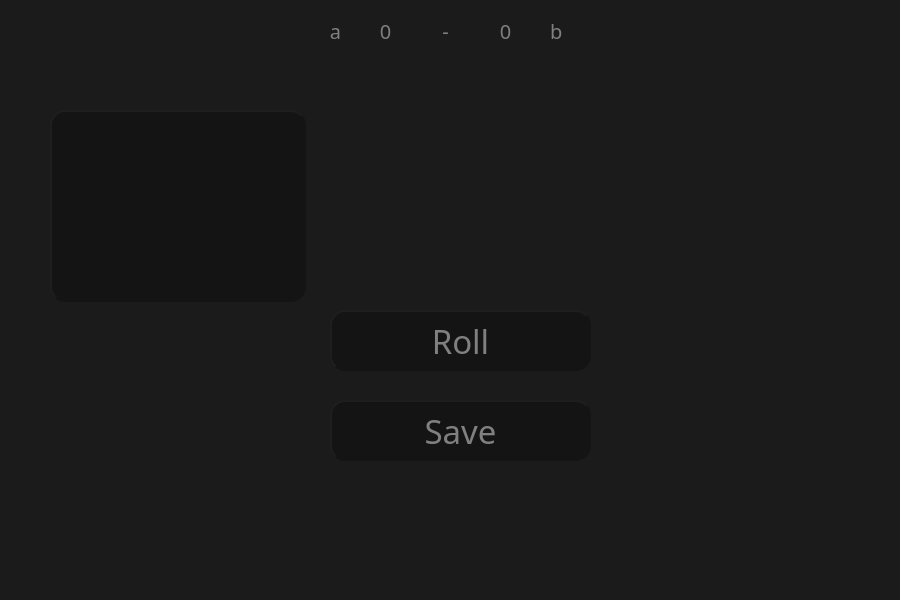
<?xml version="1.0" encoding="UTF-8"?>
<ui version="4.0">
 <class>GameWindow</class>
 <widget class="QMainWindow" name="GameWindow">
  <property name="enabled">
   <bool>true</bool>
  </property>
  <property name="geometry">
   <rect>
    <x>0</x>
    <y>0</y>
    <width>900</width>
    <height>600</height>
   </rect>
  </property>
  <property name="windowTitle">
   <string>MainWindow</string>
  </property>
  <property name="styleSheet">
   <string notr="true">background-color:rgb(27, 27, 27)</string>
  </property>
  <widget class="QWidget" name="centralwidget">
   <widget class="QLabel" name="ScoreNameMe">
    <property name="geometry">
     <rect>
      <x>170</x>
      <y>10</y>
      <width>171</width>
      <height>41</height>
     </rect>
    </property>
    <property name="font">
     <font>
      <family>Stencil</family>
      <pointsize>15</pointsize>
     </font>
    </property>
    <property name="styleSheet">
     <string notr="true">color: gray;</string>
    </property>
    <property name="text">
     <string>a</string>
    </property>
    <property name="alignment">
     <set>Qt::AlignRight|Qt::AlignTrailing|Qt::AlignVCenter</set>
    </property>
   </widget>
   <widget class="QLabel" name="ScoreNameOpp">
    <property name="geometry">
     <rect>
      <x>550</x>
      <y>10</y>
      <width>181</width>
      <height>41</height>
     </rect>
    </property>
    <property name="font">
     <font>
      <family>Stencil</family>
      <pointsize>15</pointsize>
     </font>
    </property>
    <property name="styleSheet">
     <string notr="true">color: gray;</string>
    </property>
    <property name="text">
     <string>b</string>
    </property>
   </widget>
   <widget class="QLabel" name="Line">
    <property name="geometry">
     <rect>
      <x>430</x>
      <y>10</y>
      <width>31</width>
      <height>41</height>
     </rect>
    </property>
    <property name="font">
     <font>
      <family>Stencil</family>
      <pointsize>15</pointsize>
     </font>
    </property>
    <property name="styleSheet">
     <string notr="true">color: gray;</string>
    </property>
    <property name="text">
     <string>-</string>
    </property>
    <property name="alignment">
     <set>Qt::AlignCenter</set>
    </property>
   </widget>
   <widget class="QLabel" name="ScoreMe">
    <property name="geometry">
     <rect>
      <x>370</x>
      <y>10</y>
      <width>31</width>
      <height>41</height>
     </rect>
    </property>
    <property name="font">
     <font>
      <family>Stencil</family>
      <pointsize>15</pointsize>
     </font>
    </property>
    <property name="styleSheet">
     <string notr="true">color: gray;</string>
    </property>
    <property name="text">
     <string>0</string>
    </property>
    <property name="alignment">
     <set>Qt::AlignCenter</set>
    </property>
   </widget>
   <widget class="QLabel" name="ScoreOpp">
    <property name="geometry">
     <rect>
      <x>490</x>
      <y>10</y>
      <width>31</width>
      <height>41</height>
     </rect>
    </property>
    <property name="font">
     <font>
      <family>Stencil</family>
      <pointsize>15</pointsize>
     </font>
    </property>
    <property name="styleSheet">
     <string notr="true">color: gray;</string>
    </property>
    <property name="text">
     <string>0</string>
    </property>
    <property name="alignment">
     <set>Qt::AlignCenter</set>
    </property>
   </widget>
   <widget class="QLabel" name="RollBtn">
    <property name="enabled">
     <bool>true</bool>
    </property>
    <property name="geometry">
     <rect>
      <x>330</x>
      <y>310</y>
      <width>261</width>
      <height>61</height>
     </rect>
    </property>
    <property name="font">
     <font>
      <family>Stencil</family>
      <pointsize>25</pointsize>
     </font>
    </property>
    <property name="styleSheet">
     <string notr="true">background-color: rgb(20, 20, 20);
color: gray;
border-style: outset;
border-width: 2px;
border-radius:15px;
border-color: rgb(20, 20, 20);</string>
    </property>
    <property name="frameShape">
     <enum>QFrame::WinPanel</enum>
    </property>
    <property name="frameShadow">
     <enum>QFrame::Raised</enum>
    </property>
    <property name="text">
     <string>Roll</string>
    </property>
    <property name="alignment">
     <set>Qt::AlignCenter</set>
    </property>
    <property name="indent">
     <number>-1</number>
    </property>
   </widget>
   <widget class="QLabel" name="SaveBtn">
    <property name="geometry">
     <rect>
      <x>330</x>
      <y>400</y>
      <width>261</width>
      <height>61</height>
     </rect>
    </property>
    <property name="font">
     <font>
      <family>Stencil</family>
      <pointsize>25</pointsize>
     </font>
    </property>
    <property name="styleSheet">
     <string notr="true">background-color: rgb(20, 20, 20);
color: gray;
border-style: outset;
border-width: 2px;
border-radius:15px;
border-color: rgb(20, 20, 20);</string>
    </property>
    <property name="frameShape">
     <enum>QFrame::WinPanel</enum>
    </property>
    <property name="frameShadow">
     <enum>QFrame::Raised</enum>
    </property>
    <property name="text">
     <string>Save</string>
    </property>
    <property name="alignment">
     <set>Qt::AlignCenter</set>
    </property>
   </widget>
   <widget class="QGraphicsView" name="graphicsView">
    <property name="geometry">
     <rect>
      <x>50</x>
      <y>110</y>
      <width>256</width>
      <height>192</height>
     </rect>
    </property>
    <property name="styleSheet">
     <string notr="true">background-color: rgb(20, 20, 20);
color: gray;
border-style: outset;
border-width: 2px;
border-radius:15px;
border-color: rgb(20, 20, 20);</string>
    </property>
    <property name="interactive">
     <bool>true</bool>
    </property>
   </widget>
  </widget>
  <widget class="QMenuBar" name="menubar">
   <property name="geometry">
    <rect>
     <x>0</x>
     <y>0</y>
     <width>900</width>
     <height>21</height>
    </rect>
   </property>
  </widget>
  <widget class="QStatusBar" name="statusbar"/>
 </widget>
 <resources/>
 <connections/>
</ui>
